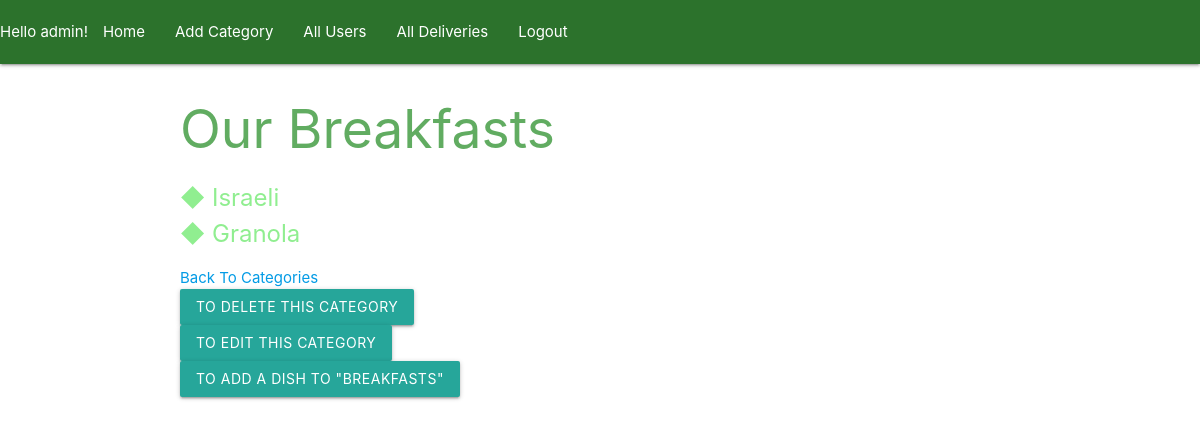
/show_category/2/ (signed in), run on the app's committed database.
### orders/models.py (models this page shows, shortened)
class User(AbstractUser):
    def __str__(self):
        return self.username

class Category(models.Model):
    name = models.CharField(max_length=100, unique=True, blank=False)
    imageUrl = models.TextField(blank=True)

class Dish(models.Model):
    name = models.CharField(max_length=100, unique=True, blank=False)
    price = models.IntegerField(blank=False)
    description = models.TextField(blank=True)
    imageUrl = models.TextField(blank=True)
    is_gluten_free = models.BooleanField(blank=False, default=False)
    is_vegeterian = models.BooleanField(blank=False, default=False)
    category = models.ForeignKey(Category, on_delete=models.CASCADE, null=True, blank=True)

### orders/views.py (the view)
# urls.py: path('show_category/<int:id>/',views.show_category,name="show_category"),
@login_required(login_url="login")
def show_category(request, id):
    category = Category.objects.get(id=id)
    return render(request,'orders/show_category.html',{"category":category})

### orders/templates/orders/show_category.html (shortened to what this page needs)
{% extends 'base.html' %}
{% block content %}
    <h2 style="color: rgb(97, 172, 97);">Our {{category.name}}</h2>
    <ul>
        {% for dish in category.dish_set.all %}
            <li><a href="{% url 'show_dish' id=dish.id %}" style="font-size: x-large; color:lightgreen ">◆ {{dish.name}}</a></li>
        {% endfor %}
    </ul>
    <a href="{% url 'all_categories' %}">Back To Categories</a>
    <div>
        {% if user.is_staff %}
        <div>
            <form action="{% url 'delete_category' id=category.id %}" method="POST">
                <button class="waves-effect waves-light btn" type="submit">To delete this category</button>
            </form>
        </div>
        <div><a class="waves-effect waves-light btn" href="{% url 'edit_category' id=category.id %}">To edit this category</a></div>
        <div><a class="waves-effect waves-light btn" href="{% url 'add_dish' id=category.id %}">To add a dish to "{{category.name}}"</a></div>
        {% endif %}
    </div>
    {% endblock content %}

### templates/nav.html
<nav style="background-color: rgb(44, 114, 44);">
    <div class="nav-wrapper">
      <ul>
        {% if user.is_authenticated %}
          <li>Hello {{user.username}}!</a></li>
          <li><a href="{% url 'all_categories'%}">Home</a></li>
          {% if user.is_staff %}
            <li><a href="{% url 'add_category' %}">Add Category</a></li>
            <li><a href="{% url 'all_users' %}">All Users</a></li>
            <li><a href="{% url 'all_deliveries' %}">All Deliveries</a></li>
          {% else %}
          <li><a href="{% url 'update_user' id=user.id %}">Update Your Details</a></li>
          <li><a href="{% url 'show_cart' %}">Your Current Cart</a></li>
          <li><a href="{% url 'order_history' %}">Previous Orders</a></li>
          {% endif %}
          <li><a class="right" href="{% url 'logout_user' %}">Logout</a></li>
        {% else %}
          <li><a href="{% url 'signup_user' %}">Sign Up</a></li>
          <li><a href="{% url 'login_user' %}">Login</a></li>
        {% endif %}
      </ul>
    </div>
  </nav>

### data on the page
User: username "admin"
Category: name "Breakfasts", name "BREAKFASTS"
Dish: name "Israeli"
Dish: name "Granola"
